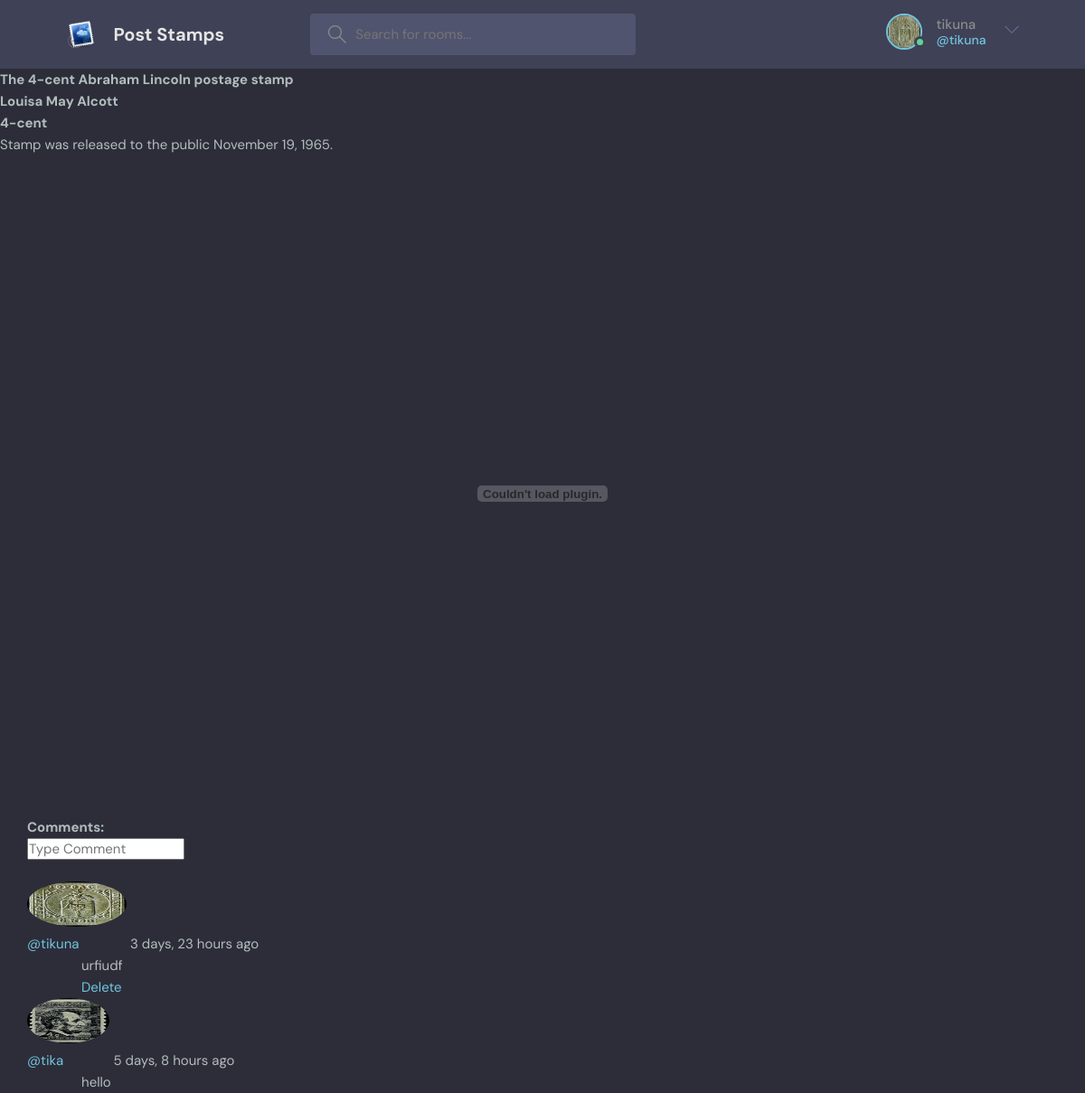
The page /view/4/ (signed in) on the database its author committed.
### base/models.py (models this page shows, shortened)
class User(AbstractUser):
    marks = models.ManyToManyField(Mark, blank=True, related_name='users')
    bio = models.TextField(null=True)
    avatar = models.ImageField(null=True, default='avatar.svg')

class Mark(models.Model):
    creator = models.ForeignKey('User', on_delete=models.SET("Unknown Creator"))
    author = models.ForeignKey(Author, on_delete=models.SET("Unknown Author"))
    image = models.ImageField(null=True, blank=True)
    name = models.CharField(max_length=200)
    denomination = models.ManyToManyField(Denomination, blank=True, related_name='marks')
    description = models.TextField(max_length=300)
    file = models.FileField(null=True)
    created = models.DateTimeField(auto_now_add=True)
    class Meta:
        ordering = ["created"]

class Author(models.Model):
    name = models.CharField(max_length=200)
    def __str__(self):
        return self.name

class Denomination(models.Model):
    objects = None
    name = models.CharField(max_length=300)
    def __str__(self):
        return self.name

class Comment(models.Model):
    user = models.ForeignKey(User, on_delete=models.CASCADE)
    mark = models.ForeignKey(Mark, on_delete=models.CASCADE)
    body = models.TextField()
    created = models.DateTimeField(auto_now_add=True)
    class Meta:
        ordering = ['-created']

### base/views.py (the view)
# urls.py: path('view/<str:id>/', views.view, name='view'),
@login_required(login_url='login')
def view(request, id):
    mark = Mark.objects.get(id=id)
    mark_comments = mark.comment_set.all().order_by('-created')
    if request.method =='POST':
        comment = Comment.objects.create(
            user=request.user,
            mark=mark,
            body=request.POST.get('body')
        )
    return render(request, 'base/view.html', {'mark': mark, 'comments': mark_comments})

### base/templates/base/view.html (shortened to what this page needs)
{% extends 'main.html' %}
{% block content %}
    <h1>{{ mark.name }}</h1>
    <h2>{{ mark.author }}</h2>
    <h3>
        {% for denomination in mark.denomination.all %}
            {{ denomination }}
        {% endfor %}
    </h3>
    <p>{{ mark.description }}</p>
    {% load static %}
    <br>
    <embed src="{% static mark.file.url %}" width="100%" height="700px" scrolling="auto"/>
    <br>
    <div style="margin-left: 30px;">
        <h2>Comments:</h2>
        <form method="POST" action="">
            <input name="body" placeholder="Type Comment">
        </form>
        <br>
        {% for comment in comments %}
            <div>
                <a href="{% url 'profile' comment.user.id %}">
                    <img src="{{ comment.user.avatar.url }}" width="50px" height="50px" style="border-radius: 50%">
                    <span>@{{ comment.user.username }}</span>
                </a>
                <span>{{ comment.created | timesince }} ago</span>
            </div>
            <div>
                <p style="margin-left: 60px;">{{ comment.body }}</p>
                {% if request.user == comment.user %}
                    <a href="{% url 'delete_comment' comment.id %}" style="margin-left: 60px;">Delete</a>
                {% endif %}
            </div>
        {% endfor %}
    </div>
{% endblock %}

### templates/navbar.html (shortened to what this page needs)
{% load static %}
<header class="header header--loggedIn">
      <div class="container">
        <a href="{% url 'home' %}" class="header__logo">
          <img src="{% static 'images/logo.png' %}" />
          <h1>Post Stamps</h1>
        </a>
        <form class="header__search">
          <label>
            <input name="q" placeholder="Search for rooms..." />
          </label>
        </form>
        <nav class="header__menu">
          {% if request.user.is_authenticated %}
            <div class="header__user">
              <a href="{% url 'profile' request.user.id %}">
                <div class="avatar avatar--medium active">
                  <img src="{{ request.user.avatar.url }}" />
                </div>
                <p>{{ request.user.username }}<span>@{{ request.user.username }}</span></p>
              </a>
              <button class="dropdown-button">
                <svg version="1.1" xmlns="http://www.w3.org/2000/svg" width="32" height="32" viewBox="0 0 32 32">
                  <title>chevron-down</title>
                  <path d="M16 21l-13-13h-3l16 16 16-16h-3l-13 13z"></path>
                </svg>
              </button>
            </div>
          {% else %}
            <a href="{% url 'login' %}">
              <img src="{% static 'images/avatar.svg' %}" />
              <p>Login</p>
            </a>
          {% endif %}
        </nav>
      </div>
</header>

### static/styles/style.css (style rules this page uses)
:root { --color-main: #71c6dd; --color-main-light: #e1f6fb; --color-dark: #3f4156; --color-dark-medium: #51546e; --color-dark-light: #696d97; --color-light: #e5e5e5; --color-gray: #8b8b8b; --color-light-gray: #b2bdbd; --color-bg: #2d2d39; --color-success: #5dd693; --color-error: #fc4b0b; }
* { font-family: "DM Sans", -apple-system, BlinkMacSystemFont, "Segoe UI", Roboto, Oxygen, Ubuntu, Cantarell, "Open Sans", "Helvetica Neue", sans-serif; margin: 0; padding: 0; box-sizing: border-box; text-rendering: optimizeLegibility; font-size: inherit; }
html { font-size: 56.25%; }
@media only screen and (min-width: 1200px) { html { font-size: 62.5%; } }
body { line-height: 1.6; font-weight: 400; font-size: 1.5rem; color: var(--color-light-gray); background-color: var(--color-bg); min-height: 100vh; }
img { width: 100%; }
a { display: inline-block; color: var(--color-main); text-decoration: none; }
.container { max-width: 120rem; width: 90%; margin: auto; }
.avatar { position: relative; display: inline-block; border-radius: 50%; border: 2px solid var(--color-main); }
.avatar img { display: block; border-radius: 50%; object-fit: cover; object-position: center; }
.avatar::after { content: ""; display: block; position: absolute; background-color: var(--color-gray); z-index: 111; border-radius: 50%; border: 0.3rem solid var(--color-dark); }
.avatar.active::after { background-color: var(--color-success); }
.avatar.avatar--medium img { width: 3.6rem; height: 3.6rem; border-radius: 50%; }
.avatar.avatar--medium:after { width: 0.7rem; height: 0.7rem; bottom: 0px; right: -6px; }
.header { padding: 1.5rem; background-color: var(--color-dark); }
.header > .container { display: flex; gap: 9.5rem; }
.header__logo, .header__user { display: flex; gap: 2rem; align-items: center; }
.header__logo > img { height: 3.2rem; width: 3.2rem; }
.header__logo > h1 { font-weight: 700; font-size: 2rem; color: var(--color-light); }
.header__search > label { background-color: var(--color-dark-medium); padding: 1.3rem 1rem; display: flex; align-items: center; gap: 1rem; border-radius: 4px; }
.header__search svg { fill: var(--color-gray); width: 2rem; height: 2rem; margin-left: 1rem; }
.header__search input { width: 30rem; background: transparent; border: none; outline: none; color: var(--color-light); }
.header__menu { margin-left: auto; position: relative; }
.header__menu a { display: flex; gap: 1.5rem; align-items: center; font-weight: 500; text-decoration: none; color: var(--color-gray); }
.header__menu img { height: 3.6rem; }
.header__menu p { line-height: 1.2; }
.header__menu span { color: var(--color-main); font-weight: 500; font-size: 1.4rem; display: block; }
.header__menu svg { width: 1.6rem; height: 1.6rem; fill: var(--color-dark-light); }
.dropdown-button { background: transparent; border: 0; outline: 0; cursor: pointer; }

### rows shown on the page
User: user.avatar (picture), user.username "tikuna"
Mark: name "The 4-cent Abraham Lincoln postage stamp", author "Louisa May Alcott", description "Stamp was released to the public November 19, 1965."
Denomination: name "4-cent"
Comment: user.avatar (picture), user.username "tikuna", created "3 days, 23 hours", body "urfiudf", shows "Delete"
Comment: user.avatar (picture), user.username "tika", created "5 days, 8 hours", body "hello"
